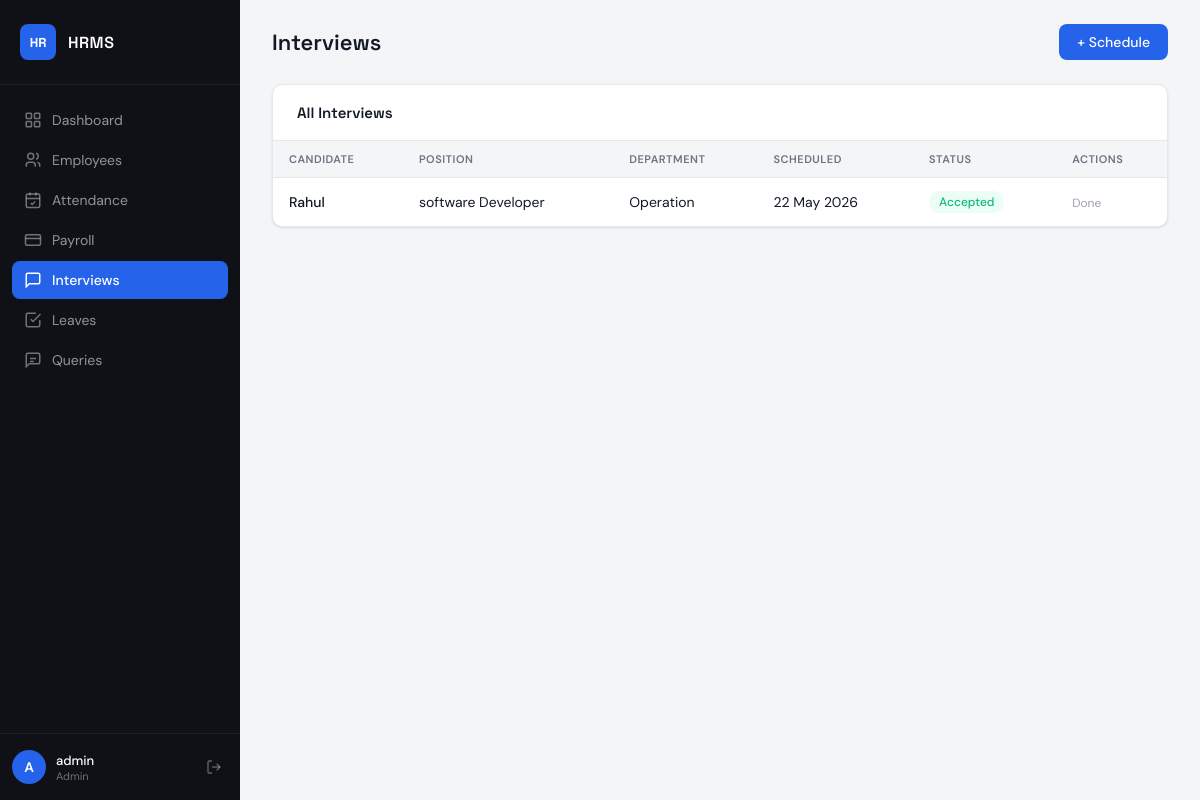
Screenshot of /interviews (signed in) with the database file from the repository.
### app.py (models this page shows)
class Interview(db.Model):
    id = db.Column(db.Integer, primary_key=True)
    candidate_name = db.Column(db.String(100), nullable=False)
    position = db.Column(db.String(100), nullable=False)
    department = db.Column(db.String(100))
    scheduled_date = db.Column(db.Date)
    status = db.Column(db.String(20), default='pending')
    notes = db.Column(db.String(300))

### app.py (the view)
@app.route('/interviews')
@login_required
@admin_required
def interviews():
    all_interviews = Interview.query.order_by(Interview.scheduled_date.desc()).all()
    return render_template('interviews.html', interviews=all_interviews)

### app.py (called while the page is built)
def login_required(f):
    @wraps(f)
    def decorated(*args, **kwargs):
        if 'user_id' not in session:
            return redirect(url_for('login'))
        return f(*args, **kwargs)
    return decorated

def admin_required(f):
    @wraps(f)
    def decorated(*args, **kwargs):
        if session.get('role') != 'admin':
            flash('Admin access required.', 'danger')
            return redirect(url_for('dashboard'))
        return f(*args, **kwargs)
    return decorated

### templates/interviews.html (shortened to what this page needs)
{% extends "base.html" %}
{% block page_title %}Interviews{% endblock %}
{% block topbar_action %}
  <a href="{{ url_for('add_interview') }}" class="btn btn-primary">+ Schedule</a>
{% endblock %}
{% block content %}
<div class="card">
  <div class="card-header">
    <span class="card-title">All Interviews</span>
  </div>
  <div class="table-wrap">
    <table>
      <thead>
        <tr><th>Candidate</th><th>Position</th><th>Department</th><th>Scheduled</th><th>Status</th><th>Actions</th></tr>
      </thead>
      <tbody>
        {% for iv in interviews %}
        <tr>
          <td style="font-weight:500;">{{ iv.candidate_name }}</td>
          <td>{{ iv.position }}</td>
          <td>{{ iv.department }}</td>
          <td>{{ iv.scheduled_date.strftime('%d %b %Y') if iv.scheduled_date else '—' }}</td>
          <td>
            {% if iv.status == 'accepted' %}<span class="badge badge-success">Accepted</span>
            {% elif iv.status == 'rejected' %}<span class="badge badge-danger">Rejected</span>
            {% else %}<span class="badge badge-warning">Pending</span>{% endif %}
          </td>
          <td>
            {% if iv.status == 'pending' %}
            <a href="{{ url_for('interview_action', id=iv.id, action='accepted') }}" class="btn btn-sm btn-success">Accept</a>
            <a href="{{ url_for('interview_action', id=iv.id, action='rejected') }}" class="btn btn-sm btn-danger">Reject</a>
            {% else %}
            <span style="font-size:12px;color:#9ca3af;">Done</span>
            {% endif %}
          </td>
        </tr>
        {% else %}
        <tr><td colspan="6"><div class="empty-state"><p>No interviews scheduled.</p></div></td></tr>
        {% endfor %}
      </tbody>
    </table>
  </div>
</div>
{% endblock %}

### static/css/style.css (style rules this page uses)
*, *::before, *::after { box-sizing: border-box; margin: 0; padding: 0; }
:root { --bg: #f4f5f7; --surface: #ffffff; --sidebar: #0f1117; --sidebar-hover: #1e2130; --sidebar-active: #2563eb; --primary: #2563eb; --primary-light: #eff6ff; --success: #10b981; --success-light: #ecfdf5; --danger: #ef4444; --danger-light: #fef2f2; --warning: #f59e0b; --warning-light: #fffbeb; --text: #111827; --muted: #6b7280; --border: #e5e7eb; --radius: 10px; --shadow: 0 1px 3px rgba(0,0,0,.08), 0 1px 2px rgba(0,0,0,.04); --shadow-md: 0 4px 16px rgba(0,0,0,.10); font-family: 'DM Sans', sans-serif; }
body { background: var(--bg); color: var(--text); min-height: 100vh; }
.card { background: var(--surface); border-radius: var(--radius); box-shadow: var(--shadow); border: 1px solid var(--border); }
.card-header { padding: 18px 24px; border-bottom: 1px solid var(--border); display: flex; align-items: center; justify-content: space-between; }
.card-title { font-family: 'Space Grotesk', sans-serif; font-size: 15px; font-weight: 600; }
.btn { display: inline-flex; align-items: center; gap: 6px; padding: 9px 18px; border-radius: 8px; font-size: 14px; font-weight: 500; cursor: pointer; border: none; text-decoration: none; transition: all .15s ease; white-space: nowrap; }
.btn-primary { background: var(--primary); color: #fff; }
.table-wrap { overflow-x: auto; }
table { width: 100%; border-collapse: collapse; font-size: 14px; }
thead th { padding: 11px 16px; background: var(--bg); font-size: 11px; font-weight: 600; color: var(--muted); text-transform: uppercase; letter-spacing: .5px; text-align: left; border-bottom: 1px solid var(--border); }
tbody tr { border-bottom: 1px solid var(--border); transition: background .1s; }
tbody tr:last-child { border-bottom: none; }
tbody td { padding: 13px 16px; color: var(--text); vertical-align: middle; }
.badge { display: inline-flex; align-items: center; padding: 3px 10px; border-radius: 999px; font-size: 12px; font-weight: 500; }
.badge-success { background: var(--success-light); color: var(--success); }

### rows the page displays
Interview: candidate_name "Rahul", position "software Developer", department "Operation", scheduled_date "22 May 2026", status "Accepted"

### other values shown
{{ session.username[0]|upper }} "A"
{{ session.username }} "admin"
{{ session.role|capitalize }} "Admin"
